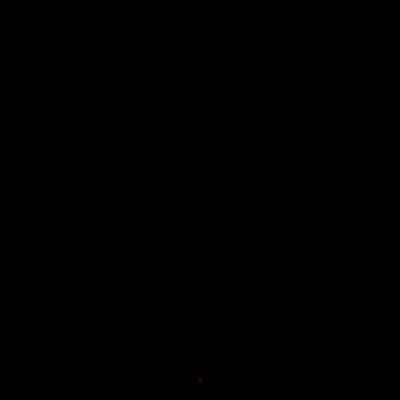
Frame 1 (no input)
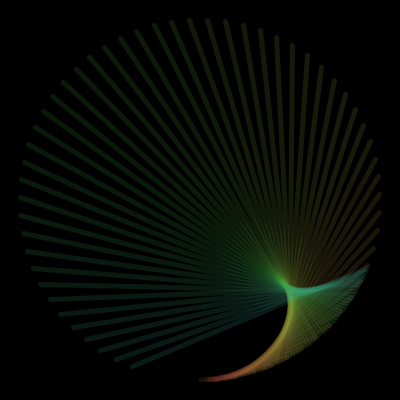
Frame 60 (the mouse pressed at the canvas centre just before this capture)
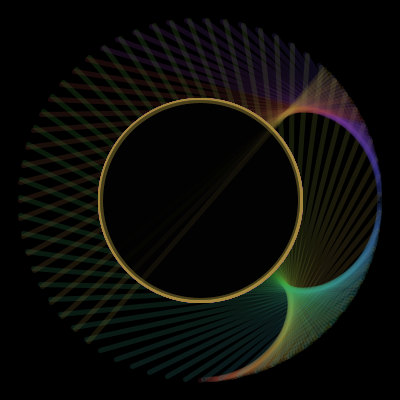
Frame 120 (the mouse held since frame 60 and released just before this capture)

The Processing sketch that drew these frames (run headless with seeded random() and noise(); from frame 60 on, the mouse is pressed at the canvas centre):

// Processing sketch: processing_63765
// ── processing_63765.pde

float a = 0;
float b = 0;
float co = 0;

void setup() {
  background(0);
  colorMode(HSB,125);
  size(400,400);
  smooth();
  strokeWeight(5);
  


  
}

void draw () {
  stroke(co, 80, 80, 20);
  
  
  
  float x0 = map(sin(a), -1,1,20,width - 20);
  float y0 = map(cos(a), -1,1,20,height  -20);
  
  float x1 = map(sin(b), -1,1,20,width -20);
  float y1 = map(cos(b), -1,1,20,height -20);
  
  
 line(x0, y0, x1, y1);
 
 if(mousePressed)  {
 ellipse (200, 200, mouseY,mouseY);
     ellipse (200, 200, mouseX,mouseX);
     
  fill(0,30);
  stroke(255);
  noCursor ();
 }

   a = a + 0.02;
   b = b + 0.10;
   
   co = co + 1;
   if (co >100) {
     co = 0;
   }
 }
